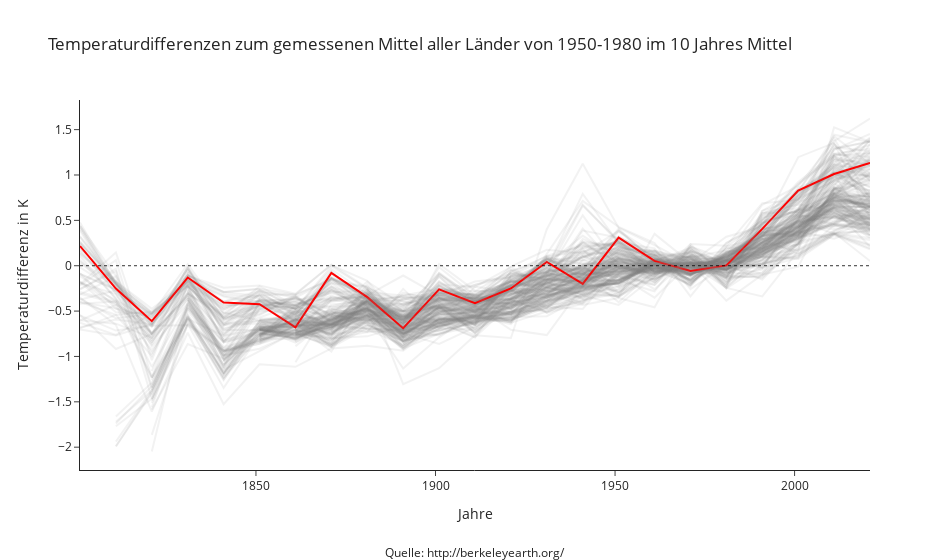

Here is the notebook cell this chart was saved with:
### Markdown cell above
Die Globale Temperatur nimmt zu. Dies ist ein Fakt, der jedem bewusst ist. Wie sieht die Zunahme der Temperatur von der Schweiz und der übrigen Ländern aus?

### Code cell
def lineplot_swiss_global_temp(data):
    data = data.copy()
    
    data = data.pivot_table(index='date', columns='country', values='temperature')
    data.index = pd.to_datetime(data.index)
    
    data = data.loc['1800':]
    data = data.resample('10Y').mean()
            
    fig = go.Figure()
    
    for column in data.columns:
        if column != 'Switzerland':
            fig.add_trace(go.Scatter(x=data.index,
                                     y=data[column], 
                                     name=column,
                                     line=dict(color='grey'),
                                     opacity=0.1)
                         )
        else:
            fig.add_trace(go.Scatter(x=data.index,
                                     y=data[column],
                                     name=column, 
                                     line=dict(color='red',
                                               width=2)
                                    )
                         )
    fig.add_trace(go.Scatter(x=data.index,
                             y=[0 for i in range(data.shape[0])],
                             name='Mittelwert von 1950-1980',
                             line=dict(color='black', 
                                       dash='dot',
                                       width=1),
                             opacity=0.8)
                  
                 )
    
    fig.update_layout(template='simple_white',
                      title='Temperaturdifferenzen zum gemessenen Mittel aller Länder von 1950-1980 im 10 Jahres Mittel',
                      xaxis_title='Jahre',
                      yaxis_title='Temperaturdifferenz in K',
                      showlegend=False
                     )
    
    fig.update_layout(width=950,
                    margin_b=90, 
                    annotations = [dict(xref='paper',
                                        yref='paper',
                                        x=0.5, y=-0.25,
                                        showarrow=False,
                                        text ='Quelle: http://berkeleyearth.org/')])
                      

    fig.show()
    
    
lineplot_swiss_global_temp(temp_data)
